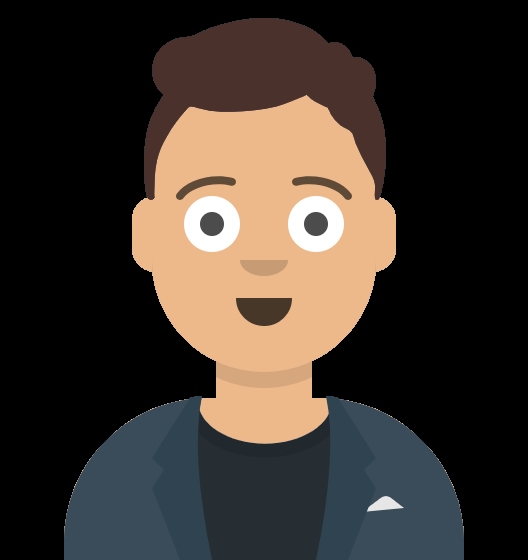
#> input picture dms_tushar/person_awake.png, 528 x 560 px, given in place of the camera
$ python 'eyeBallDetection copy.py'
#> lines starting #> are read from the running program, lines starting #| are printed output that depends on the picture
#> in main, frame is the input picture: shape (560, 528, 3); mean B, G, R 45.7, 52.9, 61.5
import cv2
import time
import numpy as np

# init part
face_cascade = cv2.CascadeClassifier('haarcascade_frontalface_default_eyeBase.xml')
eye_cascade = cv2.CascadeClassifier('haarcascade_eye.xml')
detector_params = cv2.SimpleBlobDetector_Params()
detector_params.filterByArea = True
detector_params.maxArea = 1500
detector = cv2.SimpleBlobDetector_create(detector_params)


def detect_faces(img, cascade):
    gray_frame = cv2.cvtColor(img, cv2.COLOR_BGR2GRAY)
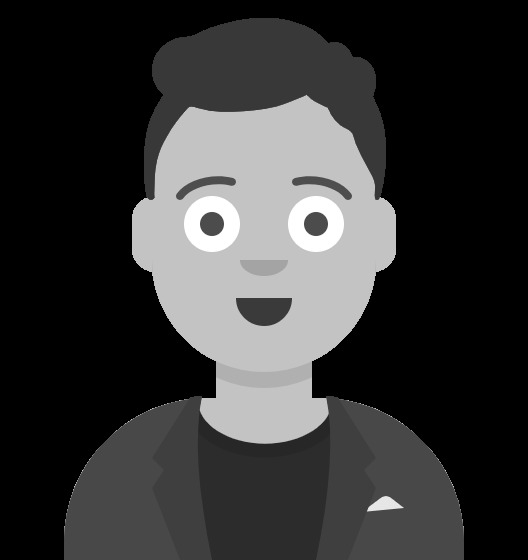
#> gray_frame: shape (560, 528); min 0, max 255, mean 54.6
    coords = cascade.detectMultiScale(gray_frame, 1.3, 5)
#> coords = [[110, 70, 307, 307]]
    if len(coords) > 1:
        biggest = (0, 0, 0, 0)
        for i in coords:
            if i[3] > biggest[3]:
                biggest = i
        biggest = np.array([i], np.int32)
    elif len(coords) == 1:
        biggest = coords
#> biggest = [[110, 70, 307, 307]]
    else:
        return None
    for (x, y, w, h) in biggest:
        frame = img[y:y + h, x:x + w]
#> this loop made 1 pass
#> pass 1, in detect_faces, `frame = img[y:y + h, x:x + w]`:
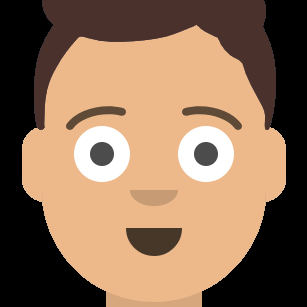
#> frame: shape (307, 307, 3); mean B, G, R 87.8, 112.4, 142.1
    return frame


def detect_eyes(img, cascade):
    gray_frame = cv2.cvtColor(img, cv2.COLOR_BGR2GRAY)
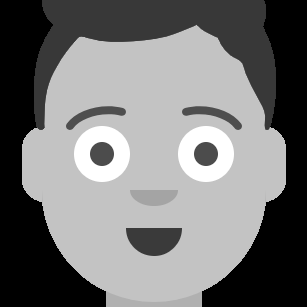
#> gray_frame: shape (307, 307); min 0, max 255, mean 118.4
    eyes = cascade.detectMultiScale(gray_frame, 1.3, 5)  # detect eyes
#> eyes = ()
    width = np.size(img, 1)  # get face frame width
#> width = 307
    height = np.size(img, 0)  # get face frame height
#> height = 307
    left_eye = None
    right_eye = None
    for (x, y, w, h) in eyes:
        if y > height / 2:
            pass
        eyecenter = x + w / 2  # get the eye center
        if eyecenter < width * 0.5:
            left_eye = img[y:y + h, x:x + w]
        else:
            right_eye = img[y:y + h, x:x + w]
#> this loop made 0 passes
    return left_eye, right_eye


def cut_eyebrows(img):
    height, width = img.shape[:2]
    eyebrow_h = int(height / 4)
    img = img[eyebrow_h:height, 0:width]  # cut eyebrows out (15 px)

    return img


def blob_process(img, threshold, detector):
    gray_frame = cv2.cvtColor(img, cv2.COLOR_BGR2GRAY)
    _, img = cv2.threshold(gray_frame, threshold, 255, cv2.THRESH_BINARY)
    img = cv2.erode(img, None, iterations=2)
    img = cv2.dilate(img, None, iterations=4)
    img = cv2.medianBlur(img, 5)
    keypoints = detector.detect(img)
    print(keypoints)
    return keypoints


def nothing(x):
    pass


def main():
    cap = cv2.VideoCapture(1)
    cv2.namedWindow('image')
    cv2.createTrackbar('threshold', 'image', 0, 255, nothing)
    while True:
        _, frame = cap.read()
        face_frame = detect_faces(frame, face_cascade)
        if face_frame is not None:
            eyes = detect_eyes(face_frame, eye_cascade)
            for eye in eyes:
                if eye is not None:
                    threshold = r = cv2.getTrackbarPos('threshold', 'image')
                    eye = cut_eyebrows(eye)
                    keypoints = blob_process(eye, threshold, detector)
                    eye = cv2.drawKeypoints(eye, keypoints, eye, (0, 0, 255), cv2.DRAW_MATCHES_FLAGS_DRAW_RICH_KEYPOINTS)
        cv2.imshow('image', frame)
        if cv2.waitKey(1) & 0xFF == ord('q'):
#> (key q is pressed here)
            break
    cap.release()
    cv2.destroyAllWindows()


if __name__ == "__main__":
    main()

$ run again, on dms_tushar/person_closeeyes.png
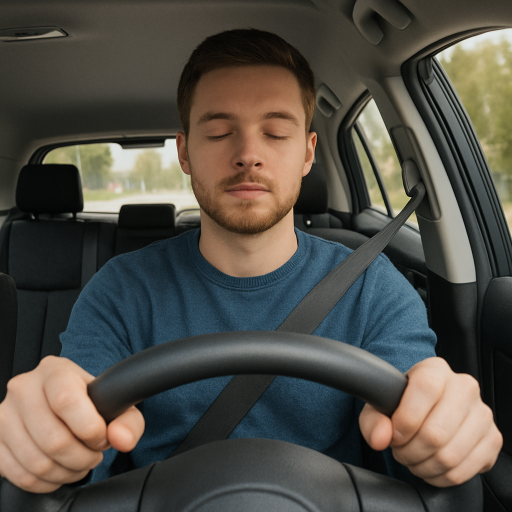
#> input picture dms_tushar/person_closeeyes.png, 1024 x 1024 px, given in place of the camera (shown at 1/2 size)
#> in main, frame is the input picture: shape (1024, 1024, 3); mean B, G, R 69.4, 76.9, 79.9
#> coords = [[351, 143, 291, 291]]
#> the loop in detect_faces, `for (x, y, w, h) in biggest:` made 1 pass
#> in detect_eyes, `gray_frame = cv2.cvtColor(img, cv2.COLOR_BGR2GRAY)`:
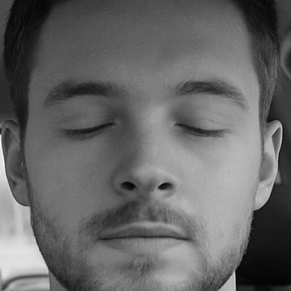
#> gray_frame: shape (291, 291); min 1, max 246, mean 101.9
#> eyes = [[138, 60, 104, 104]]
#> width = 291
#> the loop in detect_eyes, `for (x, y, w, h) in eyes:` made 1 pass
#> (x, y, w, h, eyecenter) on pass 1: (138, 60, 104, 104, 190)
#> pass 1, in detect_eyes, `right_eye = img[y:y + h, x:x + w]`:
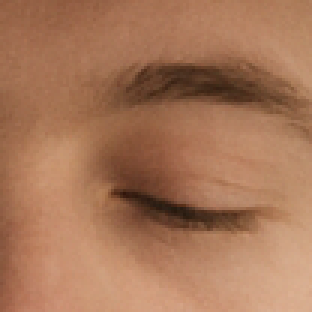
#> right_eye: shape (104, 104, 3) (shown 3 times larger); mean B, G, R 88, 117.8, 167
